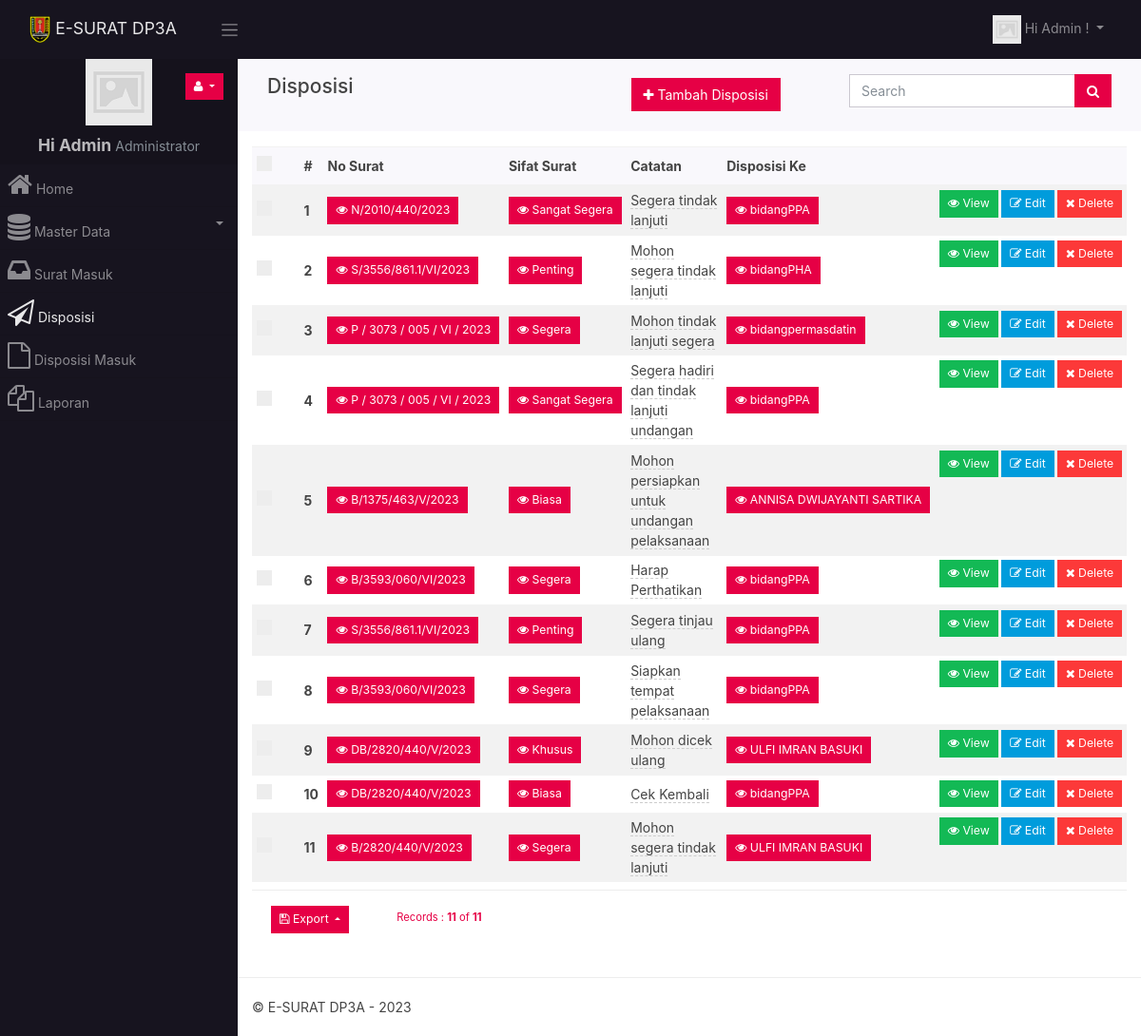
Page /disposisi (signed in) on the committed database.
### tables this page shows
CREATE TABLE `disposisi` (
  `id_disposisi` int(11) NOT NULL,
  `id_surat` varchar(255) NOT NULL,
  `sifat_surat` varchar(11) NOT NULL,
  `catatan` varchar(50) NOT NULL,
  `id_user` varchar(255) NOT NULL
);

CREATE TABLE `surat_masuk` (
  `id_surat` int(11) NOT NULL,
  `nomor_surat` varchar(50) NOT NULL,
  `tanggal_surat` date NOT NULL,
  `perihal_surat` varchar(255) NOT NULL,
  `tanggal_terima` date NOT NULL,
  `file_surat` varchar(255) NOT NULL,
  `diterima_oleh` varchar(35) NOT NULL,
  `asal_surat` varchar(255) NOT NULL,
  `nomor_agenda` varchar(255) NOT NULL,
  `klasifikasi_surat` varchar(200) NOT NULL
);

CREATE TABLE `sifat_surat` (
  `id_sifat` int(11) NOT NULL,
  `sifat_surat` varchar(255) NOT NULL
);

CREATE TABLE `user` (
  `id_user` int(11) NOT NULL,
  `username` varchar(25) NOT NULL,
  `password` varchar(255) DEFAULT NULL,
  `nama_pengguna` varchar(255) DEFAULT NULL,
  `email` varchar(50) NOT NULL,
  `photo` varchar(250) NOT NULL,
  `login_session_key` varchar(255) DEFAULT NULL,
  `email_status` varchar(255) DEFAULT NULL,
  `password_expire_date` datetime DEFAULT '2023-09-10 00:00:00',
  `password_reset_key` varchar(255) DEFAULT NULL,
  `user_role_id` int(11) NOT NULL,
  `alamat` text NOT NULL,
  `telepon` varchar(30) NOT NULL
);

### app/views/partials/disposisi/list.php (the view, shortened to what the rows shown need)
<?php
$can_edit = ACL::is_allowed("disposisi/edit");
$can_view = ACL::is_allowed("disposisi/view");
$can_delete = ACL::is_allowed("disposisi/delete");
?>
<?php
$page_element_id = "list-page-" . random_str();
$current_page = $this->set_current_page_link();
$view_data = $this->view_data;
$records = $view_data->records;
?>
<section class="page" id="<?php echo $page_element_id; ?>" data-page-type="list"  data-display-type="table" data-page-url="<?php print_link($current_page); ?>">
        <div  class="">
            <div class="container-fluid">
                <div class="row ">
                    <div class="col-md-12 comp-grid">
                        <div  class=" animated fadeIn page-content">
                            <div id="disposisi-list-records">
                                <div id="page-report-body" class="table-responsive">
                                    <table class="table  table-striped table-sm text-left">
                                        <thead class="table-header bg-light">
                                            <tr>
                                                <?php if($can_delete){ ?>
                                                <th class="td-checkbox">
                                                    <label class="custom-control custom-checkbox custom-control-inline">
                                                    </label>
                                                </th>
                                                <?php } ?>
                                                <th class="td-sno">#</th>
                                                <th  class="td-id_surat"> No Surat</th>
                                                <th  class="td-sifat_surat"> Sifat Surat</th>
                                                <th  class="td-catatan"> Catatan</th>
                                                <th  class="td-id_user"> Disposisi Ke</th>
                                                <th class="td-btn"></th>
                                            </tr>
                                        </thead>
                                        <?php
                                        if(!empty($records)){
                                        ?>
                                        <tbody class="page-data" id="page-data-<?php echo $page_element_id; ?>">
                                            <?php
                                            $counter = 0;
                                            foreach($records as $data){
                                            $rec_id = (!empty($data['id_disposisi']) ? urlencode($data['id_disposisi']) : null);
                                            $counter++;
                                            ?>
                                            <tr>
                                                <?php if($can_delete){ ?>
                                                <th class=" td-checkbox">
                                                    <label class="custom-control custom-checkbox custom-control-inline">
                                                        </label>
                                                    </th>
                                                    <?php } ?>
                                                    <th class="td-sno"><?php echo $counter; ?></th>
                                                    <td class="td-id_surat">
                                                        <a size="sm" class="btn btn-sm btn-primary page-modal" href="<?php print_link("surat_masuk/view/" . urlencode($data['id_surat'])) ?>">
                                                            <i class="fa fa-eye"></i> <?php echo $data['surat_masuk_nomor_surat'] ?>
                                                        </a>
                                                    </td>
                                                    <td class="td-sifat_surat">
                                                        <a size="sm" class="btn btn-sm btn-primary page-modal" href="<?php print_link("sifat_surat/view/" . urlencode($data['sifat_surat'])) ?>">
                                                            <i class="fa fa-eye"></i> <?php echo $data['sifat_surat_sifat_surat'] ?>
                                                        </a>
                                                    </td>
                                                    <td class="td-catatan">
                                                        <span <?php if($can_edit){ ?> data-pk="<?php echo $data['id_disposisi'] ?>"
                                                            data-url="<?php print_link("disposisi/editfield/" . urlencode($data['id_disposisi'])); ?>"
                                                            data-name="catatan"
                                                            data-title="Enter Catatan"
                                                            data-placement="left"
                                                            data-toggle="click"
                                                            data-type="textarea"
                                                            data-mode="popover"
                                                            data-showbuttons="left"
                                                            class="is-editable" <?php } ?>>
                                                            <?php echo $data['catatan']; ?>
                                                        </span>
                                                    </td>
                                                    <td class="td-id_user">
                                                        <a size="sm" class="btn btn-sm btn-primary page-modal" href="<?php print_link("user/view/" . urlencode($data['id_user'])) ?>">
                                                            <i class="fa fa-eye"></i> <?php echo $data['user_username'] ?>
                                                        </a>
                                                    </td>
                                                    <th class="td-btn">
                                                        <?php if($can_view){ ?>
                                                        <a class="btn btn-sm btn-success has-tooltip" title="View Record" href="<?php print_link("disposisi/view/$rec_id"); ?>">
                                                            <i class="fa fa-eye"></i> View
                                                        </a>
                                                        <?php } ?>
                                                        <?php if($can_edit){ ?>
                                                        <a class="btn btn-sm btn-info has-tooltip" title="Edit This Record" href="<?php print_link("disposisi/edit/$rec_id"); ?>">
                                                            <i class="fa fa-edit"></i> Edit
                                                        </a>
                                                        <?php } ?>
                                                        <?php if($can_delete){ ?>
                                                        <a class="btn btn-sm btn-danger has-tooltip record-delete-btn" title="Delete this record" href="" data-prompt-msg="Apakah Anda yakin ingin menghapus data ini ?" data-display-style="modal">
                                                            <i class="fa fa-times"></i>
                                                            Delete
                                                        </a>
                                                        <?php } ?>
                                                    </th>
                                                </tr>
                                                <?php
                                                }
                                                ?>
                                            </tbody>
                                            <?php
                                            }
                                            ?>
                                        </table>
                                    </div>
                                                    </div>
                                                </div>
                                            </div>
                                        </div>
                                    </div>
                                </div>
                            </section>

### rows in the picture
disposisi: id_surat.nomor_surat "N/2010/440/2023", sifat_surat.sifat_surat "Sangat Segera", catatan "Segera tindak lanjuti", id_user.username "bidangPPA"
disposisi: id_surat.nomor_surat "S/3556/861.1/VI/2023", sifat_surat.sifat_surat "Penting", catatan "Mohon segera tindak lanjuti", id_user.username "bidangPHA"
disposisi: id_surat.nomor_surat "P / 3073 / 005 / VI / 2023", sifat_surat.sifat_surat "Segera", catatan "Mohon tindak lanjuti segera", id_user.username "bidangpermasdatin"
disposisi: id_surat.nomor_surat "P / 3073 / 005 / VI / 2023", sifat_surat.sifat_surat "Sangat Segera", catatan "Segera hadiri dan tindak lanjuti undangan", id_user.username "bidangPPA"
disposisi: id_surat.nomor_surat "B/1375/463/V/2023", sifat_surat.sifat_surat "Biasa", catatan "Mohon persiapkan untuk undangan pelaksanaan", id_user.username "ANNISA DWIJAYANTI SARTIKA"
disposisi: id_surat.nomor_surat "B/3593/060/VI/2023", sifat_surat.sifat_surat "Segera", catatan "Harap Perthatikan", id_user.username "bidangPPA"
disposisi: id_surat.nomor_surat "S/3556/861.1/VI/2023", sifat_surat.sifat_surat "Penting", catatan "Segera tinjau ulang", id_user.username "bidangPPA"
disposisi: id_surat.nomor_surat "B/3593/060/VI/2023", sifat_surat.sifat_surat "Segera", catatan "Siapkan tempat pelaksanaan", id_user.username "bidangPPA"
disposisi: id_surat.nomor_surat "DB/2820/440/V/2023", sifat_surat.sifat_surat "Khusus", catatan "Mohon dicek ulang", id_user.username "ULFI IMRAN BASUKI"
disposisi: id_surat.nomor_surat "DB/2820/440/V/2023", sifat_surat.sifat_surat "Biasa", catatan "Cek Kembali", id_user.username "bidangPPA"
disposisi: id_surat.nomor_surat "B/2820/440/V/2023", sifat_surat.sifat_surat "Segera", catatan "Mohon segera tindak lanjuti", id_user.username "ULFI IMRAN BASUKI"

### other values in the picture
SITE_NAME "E-SURAT DP3A"
USER_NAME "Admin"
ACL::$user_role "Administrator"
$menuobj['label'] "Home"
$menuobj['label'] "Master Data"
$menuobj['label'] "Surat Masuk"
$menuobj['label'] "Disposisi"
$menuobj['label'] "Disposisi Masuk"
$menuobj['label'] "Laporan"
$record_position "11"
$this->total_records "11"
